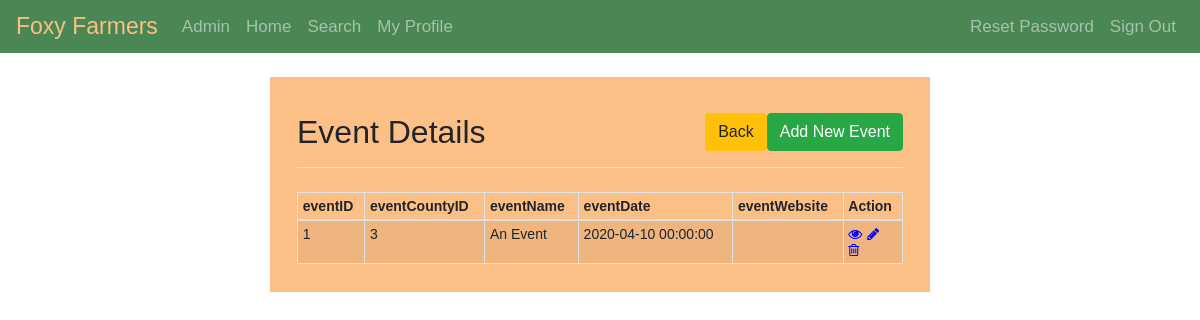
The page /pages/admin/events-home.php (signed in) on the database as committed earlier.
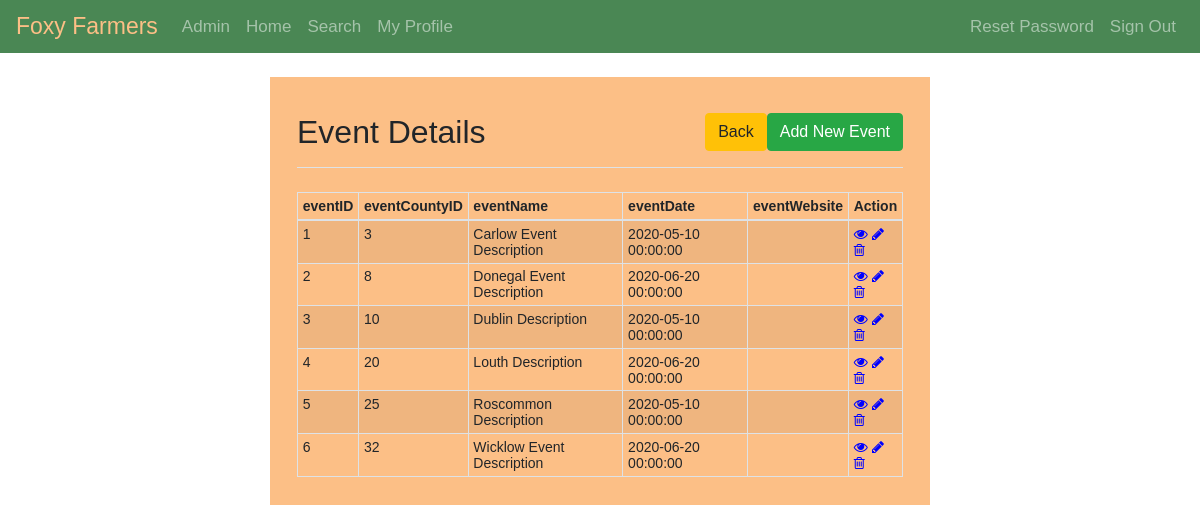
The same page on the database as committed later.
### tables this page shows
CREATE TABLE events (
  eventID INT NOT NULL,
  eventCountyID INT NOT NULL,
  eventName VARCHAR(128) NOT NULL,
  eventDate DATETIME, 
  eventWebsite VARCHAR(128) NULL DEFAULT ""
);

### pages/admin/events-home.php (the view, shortened to what this page needs)
<?php
require_once "../../utilities/config.php";
?>
    <div class="wrapper wrapper-wide">
        <div class="container-fluid">
            <div class="row">
                <div class="col-md-12">
                    <div class="pb-2 mt-4 mb-4 border-bottom clearfix">
                        <h2 class="float-left">Event Details</h2>
                        <a href="events-create.php" class="btn btn-success float-right">Add New Event</a>
                        <a href="admin-home.php" class="btn btn-warning float-right">Back</a>
                    </div>
                    <?php
                    $sql = "SELECT * FROM events";
                    if($result = mysqli_query($link, $sql)){
                        if(mysqli_num_rows($result) > 0){
                            echo "<table class='table table-bordered table-striped table-sm'>";
                                echo "<thead>";
                                    echo "<tr>";
                                        echo "<th>eventID</th>";
                                        echo "<th>eventCountyID</th>";
                                        echo "<th>eventName</th>";
                                        echo "<th>eventDate</th>";
                                        echo "<th>eventWebsite</th>";
                                        echo "<th>Action</th>";
                                    echo "</tr>";
                                echo "</thead>";
                                echo "<tbody>";
                                while($row = mysqli_fetch_array($result)){
                                    echo "<tr>";
                                        echo "<td>" . $row['eventID'] . "</td>";
                                        echo "<td>" . $row['eventCountyID'] . "</td>";
                                        echo "<td>" . $row['eventName'] . "</td>";
                                        echo "<td>" . $row['eventDate'] . "</td>";
                                        echo "<td>" . $row['eventWebsite'] . "</td>";
                                        echo "<td>";
                                            echo "<a href='../admin/events-read.php?eventID=". $row['eventID'] ."' title='View Record' data-toggle='tooltip'><i class='fa fa-eye' aria-hidden='true'></i></a>";
                                            echo "<a href='../admin/events-update.php?eventID=". $row['eventID'] ."' title='Update Record' data-toggle='tooltip'><i class='fa fa-pencil' aria-hidden='true'></i></a>";
                                            echo "<a href='../admin/events-delete.php?eventID=". $row['eventID'] ."' title='Delete Record' data-toggle='tooltip'><i class='fa fa-trash-o' aria-hidden='true'></i></a>";
                                        echo "</td>";
                                    echo "</tr>";
                                }
                                echo "</tbody>";
                            echo "</table>";
                        } else{
                            echo "<p class='lead'><em>No records were found.</em></p>";
                        }
                    } else{
                        echo "ERROR: Could not able to execute $sql. " . mysqli_error($link);
                    }
                    ?>
                </div>
            </div>
        </div>
    </div>

### style/style.css (style rules this page uses)
* { -webkit-box-sizing: border-box; -moz-box-sizing: border-box; -ms-box-sizing: border-box; box-sizing: border-box; }
body { font: 14px sans-serif; }
.wrapper { width: 30%; padding: 1%; margin: 2% auto; background-color: rgb(252, 191, 134); }
.wrapper-wide { width: 55%; }
.navbar { background-color: hsl(130, 29%, 41%); }
.navbar .navbar-brand { color: rgb(252, 191, 134); font-size: 23px; }
.navbar .nav-item { font-size: 17px; }
table tr td:last-child a { margin-right: 10%; }
.fa-eye { color: blue; }
.fa-pencil { color: blue; }
.fa-trash-o { color: blue; }

Rows that differ between the two databases and show on the page:
changed events id 1: eventName "An Event" → "Carlow Event Description"; eventDate "2020-04-10 00:00:00" → "2020-05-10 00:00:00"
added events: eventID "2", eventCountyID "8", eventName "Donegal Event Description", eventDate "2020-06-20 00:00:00"
added events: eventID "3", eventCountyID "10", eventName "Dublin Description", eventDate "2020-05-10 00:00:00"
added events: eventID "4", eventCountyID "20", eventName "Louth Description", eventDate "2020-06-20 00:00:00"
added events: eventID "5", eventCountyID "25", eventName "Roscommon Description", eventDate "2020-05-10 00:00:00"
added events: eventID "6", eventCountyID "32", eventName "Wicklow Event Description", eventDate "2020-06-20 00:00:00"
